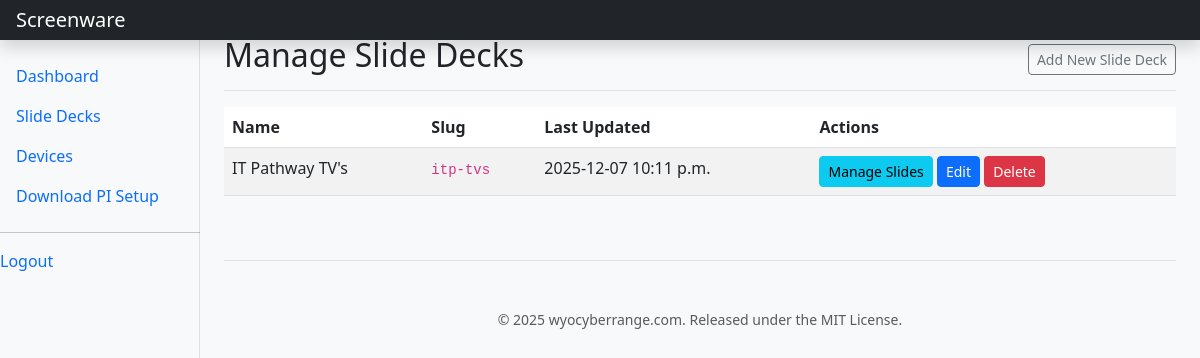
/manage/slidedecks/ (signed in), run on the app's committed database.
### slideshow/models.py (models this page shows, shortened)
class SlideDeck(models.Model):
    name = models.CharField(max_length=100, unique=True)
    slug = models.SlugField(max_length=100, unique=True, help_text="A short, URL-friendly version of the name.")
    last_updated = models.DateTimeField(auto_now=True)

### management/views.py (the view)
# urls.py: path('slidedecks/', views.SlideDeckListView.as_view(), name='manage_slidedeck_list'),
class SlideDeckListView(LoginRequiredMixin, ListView):
    model = SlideDeck
    template_name = 'management/slidedeck_list.html'
    context_object_name = 'slidedecks'

### management/templates/management/slidedeck_list.html (shortened to what this page needs)
{% extends 'management/base.html' %}
{% block content %}
<div class="d-flex justify-content-between flex-wrap flex-md-nowrap align-items-center pt-3 pb-2 mb-3 border-bottom">
    <h1 class="h2">Manage Slide Decks</h1>
    <a href="{% url 'manage_slidedeck_new' %}" class="btn btn-sm btn-outline-secondary">Add New Slide Deck</a>
</div>
<div class="table-responsive">
    <table class="table table-striped">
        <thead>
            <tr>
                <th>Name</th>
                <th>Slug</th>
                <th>Last Updated</th>
                <th>Actions</th>
            </tr>
        </thead>
        <tbody>
            {% for deck in slidedecks %}
            <tr>
                <td>{{ deck.name }}</td>
                <td><code>{{ deck.slug }}</code></td>
                <td>{{ deck.last_updated|date:"Y-m-d P" }}</td>
                <td>
                    <a href="{% url 'manage_slides' deck.pk %}" class="btn btn-sm btn-info">Manage Slides</a>
                    <a href="{% url 'manage_slidedeck_edit' deck.pk %}" class="btn btn-sm btn-primary">Edit</a>
                    <a href="{% url 'manage_slidedeck_delete' deck.pk %}" class="btn btn-sm btn-danger">Delete</a>
                </td>
            </tr>
            {% empty %}
            <tr>
                <td colspan="4" class="text-center">No slide decks found.</td>
            </tr>
            {% endfor %}
        </tbody>
    </table>
</div>
{% endblock %}

### management/templates/management/base.html (style rules this page uses)
body { background-color: #f8f9fa; }

### data on the page
SlideDeck: name "IT Pathway TV's", slug "itp-tvs", last_updated "2025-12-07 10:11 p.m."
